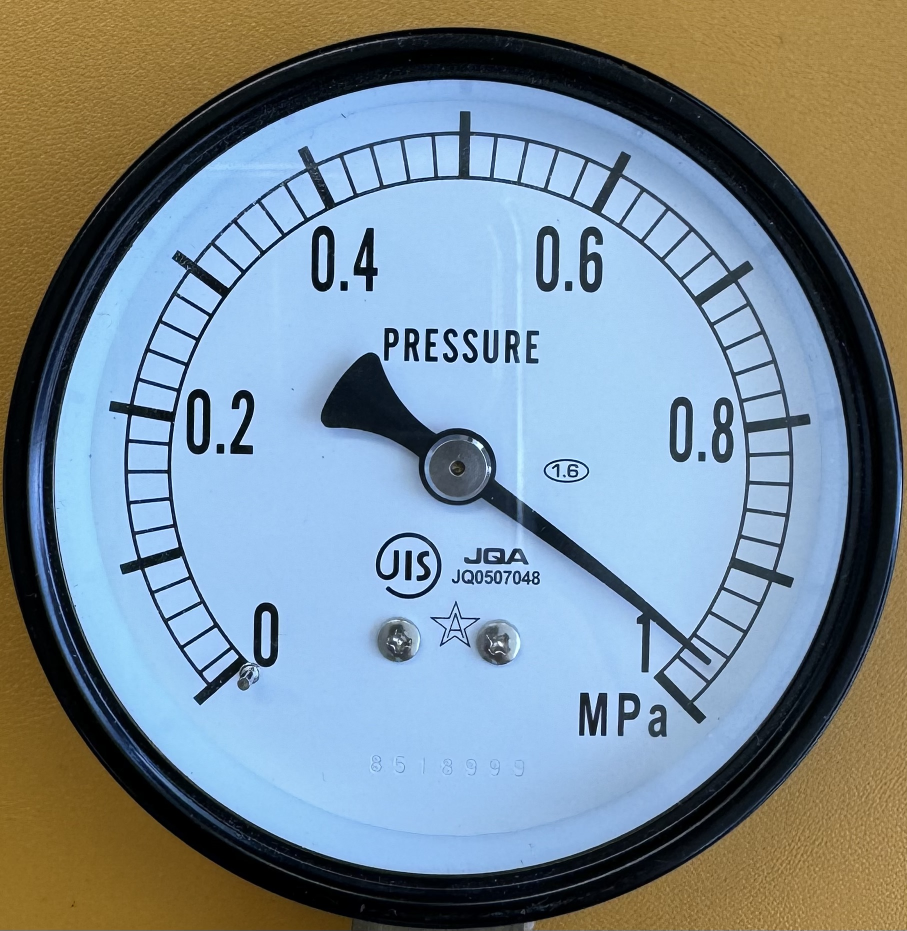
#> input picture data/sample/IMG_0405 2.jpeg, 1814 x 1861 px, found by its file name (shown at 1/2 size); its folder holds 4 pictures in this run
$ python resize.py
#> lines starting #> are read from the running program, lines starting #| are printed output that depends on the picture
#フォルダを指定すると、その中の画像を640*640にトリミングするソースコード

import os
from PIL import Image

def crop_center(image, crop_width, crop_height):
    width, height = image.size
    left = (width - crop_width) / 2
    top = (height - crop_height) / 2
    right = (width + crop_width) / 2
    bottom = (height + crop_height) / 2

    return image.crop((left, top, right, bottom))

def process_images(input_folder):
#> called with input_folder = '/Users/nagasawa/wrs/data/sample'
    crop_size = (640, 640)

    # 出力フォルダの作成
    output_folder = os.path.join(os.path.dirname(input_folder), 'cropped_images')
    if not os.path.exists(output_folder):
        os.makedirs(output_folder)

    # 入力フォルダ内のファイルを処理
    for filename in os.listdir(input_folder):
        file_path = os.path.join(input_folder, filename)
        if os.path.isfile(file_path):
            try:
                with Image.open(file_path) as img:
                    # 画像を中心からトリミング
#> img is the input picture: PIL image 1814x1861 RGB; mean R, G, B 123, 138.4, 148.3
                    cropped_img = crop_center(img, *crop_size)
#> in crop_center, `return image.crop((left, top, right, bottom))`:
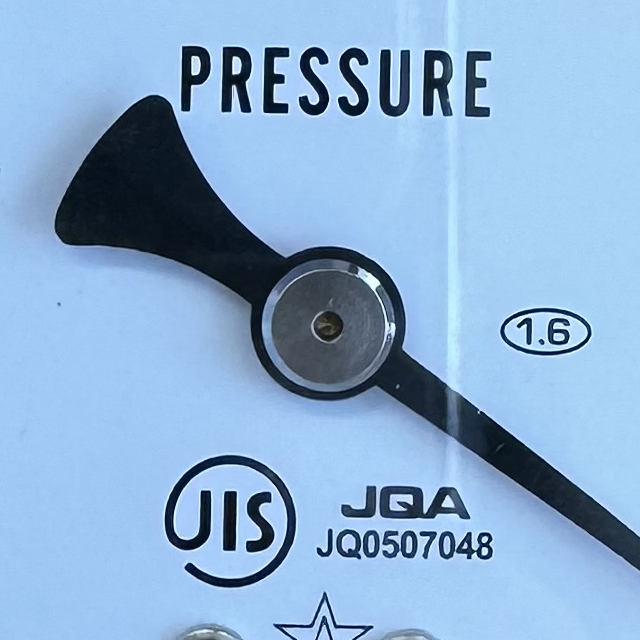
#> returned value: PIL image 640x640 RGB; mean R, G, B 138.4, 173.4, 209.2
                    # 保存パスの生成
                    output_path = os.path.join(output_folder, filename)
                    # トリミングされた画像を保存
                    cropped_img.save(output_path)
                    print(f"Cropped and saved: {output_path}")
            except Exception as e:
                print(f"Error processing {file_path}: {e}")
#> pass 2 of the loop in process_images, `for filename in os.listdir(input_folder):`:
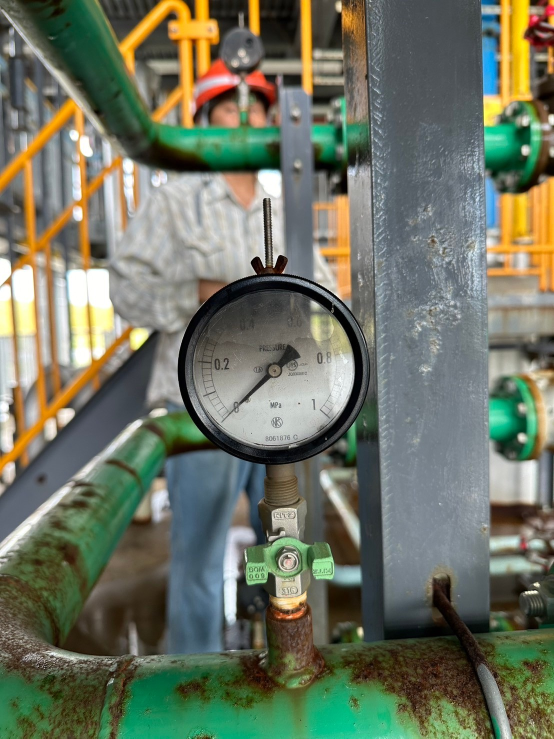
#> input picture data/sample/LINE_ALBUM_パシャリーズ_240726_1.jpg, 1108 x 1477 px, found by its file name (shown at 1/2 size)
#> in process_images, img is the input picture: PIL image 1108x1477 RGB; mean R, G, B 110.7, 116.4, 98.6
#> in crop_center (call 2), `return image.crop((left, top, right, bottom))`:
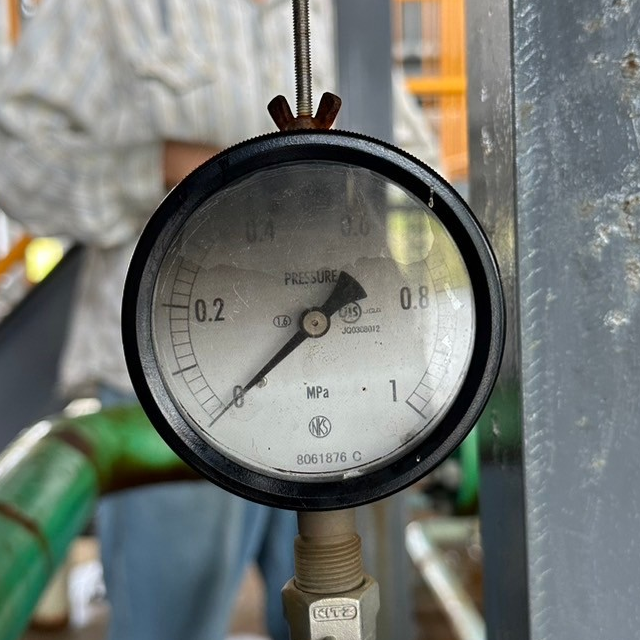
#> returned value: PIL image 640x640 RGB; mean R, G, B 118, 122.3, 117.7
#> pass 3 of the loop in process_images, `for filename in os.listdir(input_folder):`:
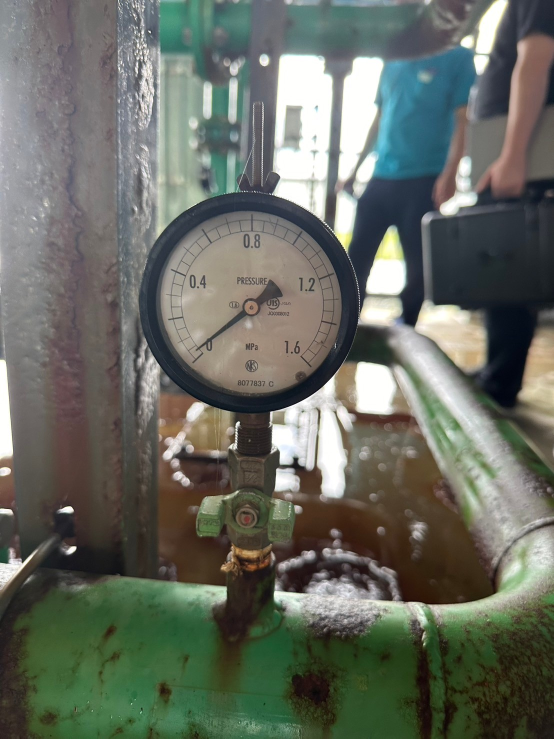
#> input picture data/sample/LINE_ALBUM_パシャリーズ_240726_10.jpg, 1108 x 1477 px, found by its file name (shown at 1/2 size)
#> in process_images, img is the input picture: PIL image 1108x1477 RGB; mean R, G, B 103.5, 107.8, 98.3
#> in crop_center (call 3), `return image.crop((left, top, right, bottom))`:
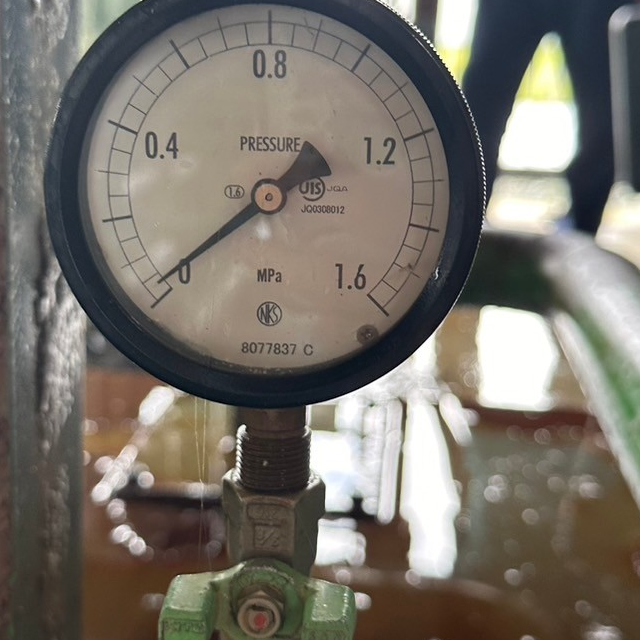
#> returned value: PIL image 640x640 RGB; mean R, G, B 119.4, 114.3, 106
#> the loop made 4 passes; the first 3 are shown

# 入力フォルダのパスを指定
input_folder = '/Users/nagasawa/wrs/data/sample'  # ここに入力フォルダのパスを指定してください
process_images(input_folder)
